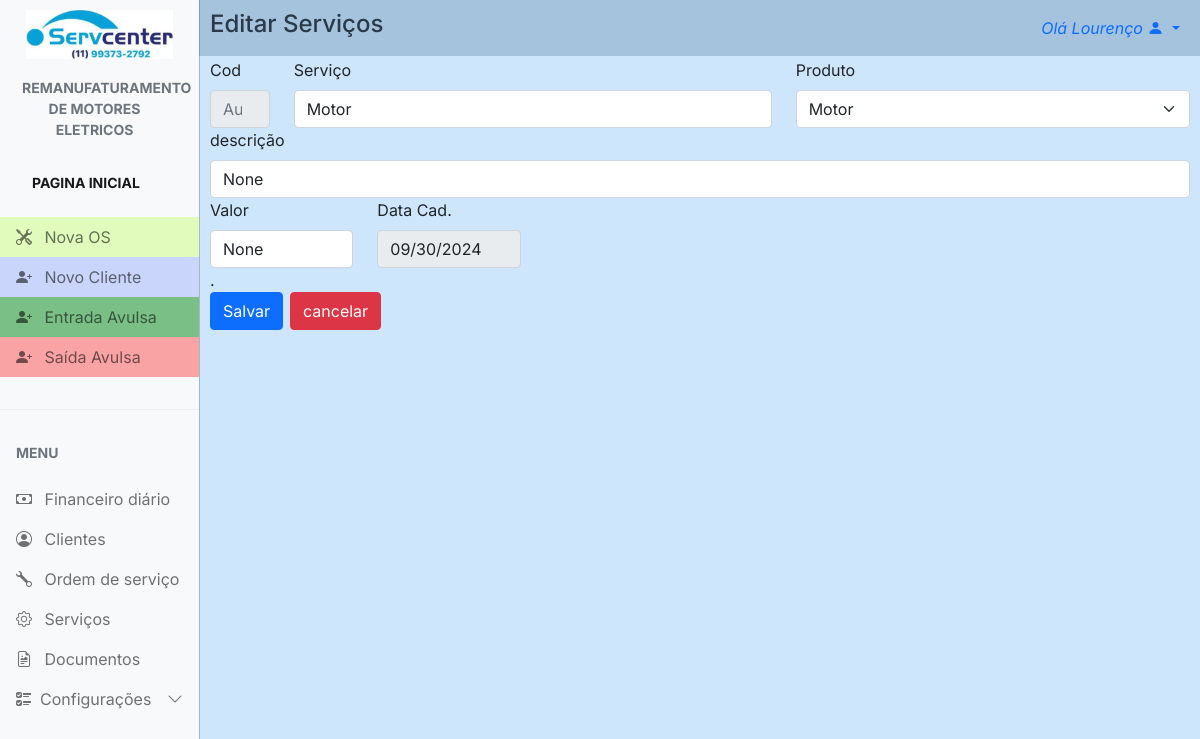
Screenshot of /services/edit_services/1 (signed in) with the database file from the repository.
### config/models.py (models this page shows, shortened)
class Config(models.Model):
    nome_empresa = models.CharField(max_length=100, blank=True, null=True)
    nome_fantasia = models.CharField(max_length=100, blank=True, null=True)
    responsavel = models.CharField(max_length=100, blank=True, null=True)
    atividade = models.CharField(max_length=100, blank=True, null=True)
    cnpj = models.CharField(max_length=20, blank=True, null=True)
    endereco = models.CharField(max_length=100, blank=True, null=True)
    numero = models.CharField(max_length=10, blank=True, null=True)
    bairro = models.CharField(max_length=50, blank=True, null=True)
    cidade = models.CharField(max_length=50, blank=True, null=True)
    estado = models.CharField(max_length=2, blank=True, null=True)
    cep = models.CharField(max_length=10, blank=True, null=True)
    logo1 = models.ImageField(upload_to='logos', blank=True, null=True)
    logo2 = models.ImageField(upload_to='logos', blank=True, null=True)
    obs = models.TextField(blank=True, null=True)
    data = models.DateField(blank=True, null=True)
    telefone = models.CharField(max_length=20, blank=True, null=True)
    whatsapp = models.CharField(max_length=20, blank=True, null=True)

### services/models.py (models this page shows, shortened)
class Services(models.Model):
    cod = models.AutoField(primary_key=True)
    tipo = models.CharField(max_length=20, default="Pessoa Física")
    nome = models.CharField(max_length=50)
    descr = models.CharField(max_length=50, null=True, blank=True)
    valor = models.CharField(max_length=20, null=True, blank=True)
    obs = models.CharField(max_length=50, null=True, blank=True)
    data_cadastro = models.DateField(auto_now_add=True, blank=True)
    foto = models.ImageField(upload_to="foto_cliente", null=True, blank=True)

### services/views.py (the view, shortened to what this page needs)
# urls.py: path('edit_services/<int:cod>', views.edit_services, name="edit_services"),
@login_required
def edit_services(request, cod):
    if request.method == "GET":
        return render(request, 'edit_services.html', {'cod': Services.objects.get(cod=cod).cod,
                                                      'nome': Services.objects.get(cod=cod).nome,
                                                      'tipo': Services.objects.get(cod=cod).tipo,
                                                      'descr': Services.objects.get(cod=cod).descr,
                                                      'valor': Services.objects.get(cod=cod).valor,
                                                      'obs': Services.objects.get(cod=cod).obs,
                                                      'data_cadastro': Services.objects.get(cod=cod).data_cadastro.strftime("%Y-%m-%d"),
                                                      'foto': Services.objects.get(cod=cod).foto, })

### config/context_processors.py (called while the page is built)
def conf(request):
    logo = Config.objects.all().first
    return {'logo': logo}

### servcenter/context_processors.py (called while the page is built)
def project_settings(request):
    config = Config.objects.first()
    return {
        'config': config,
    }

### services/templates/edit_services.html (shortened to what this page needs)
{% extends "main.html" %} {% load static %} {% block 'head' %}
<link rel="stylesheet" href="{% static 'css/main.css' %}" />
<link rel="stylesheet" href="{% static 'clients/css/new_client.css' %}" />
{% endblock %} {% block 'main' %}
<div id="main" class="main">
  <div id="cad_cli_tit">
    <a>Editar Serviços</a>
  </div>
  <form class="row g-6" action="{% url 'edit_services' cod=cod  %}" method="POST">
    <div class="col-md-1">
      <label for="inputCod" class="form-label">Cod</label>
      <input
        type="number"
        readonly
        class="form-control"
        placeholder="Auto"
        name="inputCod"
      />
    </div>
    <div class="col-md-6">
      <label for="inputNome" class="form-label">Serviço</label>
      <input
        type="text"
        class="form-control"
        placeholder="Nome serviço"
        name="inputNome"
        value="{{nome}}"
      />
    </div>
    <div class="col-md-5">
      <label for="inputTipo" class="form-label">Produto</label>
      <select name="inputTipo" class="form-select" value="{{tipo}}">
        <option selected>Motor</option>
      </select>
    </div>
    <div class="col-md-12">
      <label for="inputdescr" class="form-label">descrição</label>
      <input
        type="text"
        class="form-control"
        placeholder="descrição do serviço"
        name="inputdescr"
        value="{{descr}}"
      />
    </div>
    <div class="col-md-2">
      <label for="inputvalor" class="form-label">Valor</label>
      <input
        type="text"
        class="form-control"
        placeholder="somente números"
        name="inputvalor"
        value="{{valor}}"
      />
    </div>
    <div class="col-md-2">
      <label for="imputCad" class="form-label">Data Cad.</label>
      <input type="date" readonly class="form-control" name="input-dataCad" value="{{data_cadastro}}"/>
    </div>
      <a>.</a>
    <div class="col-12">
      <button type="submit" class="btn btn-primary">Salvar</button>
    </div>
  </form>
  <div class="col-1">
    <a href="{% url 'services' %}" id="canc_btn" type="submit" class="btn btn-danger">cancelar</a>
  </div
</div>
{% endblock%}

### templates/main.html (shortened to what this page needs)
{% load static %}
<!DOCTYPE html>
<html lang="en">
  <head>
    <link rel="stylesheet" href="{% static 'css/bootstrap.min.css'%}" />
    <link
      rel="stylesheet"
      href="https://cdn.jsdelivr.net/npm/bootstrap-icons@1.4.1/font/bootstrap-icons.css"
    />
    <link rel="stylesheet" href="{% static 'css/dataTables.bootstrap5.min.css' %}" />
    <link rel="stylesheet" href="{% static 'css/main.css' %}" />
    {% block 'head' %}{% endblock %}
  </head>
  <body>
    <div
      class="offcanvas offcanvas-start sidebar-nav bg-light"
      tabindex="-1"
      id="sidebar"
    >
      <div class="offcanvas-body p-0">
        <nav class="navbar-light">
          <ul class="navbar-nav">
            <li>
              <div class="text-muted small fw-bold text-uppercase px-3">
                <a href="{% url 'dashboard' %}">
                  {% if config.logo1 %}
                    <img id="logo" src="{{ config.logo1.url }}" alt="logo" />
                  {% else %}
                    <p>No logo available</p>
                  {% endif %}
                </a>
              </div>
            </li>
            <li id="tit_motores">
              <a href="{% url 'dashboard' %}" class="nav-link px-3 active">
                <div class="text-muted small fw-bold text-uppercase px-3 mb-3">
                  {{config.atividade}}
                </div>
              </a>
            </li>
            <li>
              <div class="text-muted small fw-bold text-uppercase px-3 mb-3">
                <a href="{% url 'dashboard' %}" class="nav-link px-3 active">Pagina Inicial</a>
              </div>
            </li>
            <li>
              <a id="n_os" href="{% url 'new_work_order' %}" class="nav-link px-3">
                <span class="me-2"><i class="bi bi-tools"></i></span>
                <span>Nova OS</span>
              </a>
            </li>
            <li>
              <a id="n_cli" href="{% url 'new_client' %}" class="nav-link px-3">
                <span class="me-2"><i class="bi bi-person-plus-fill"></i></span>
                <span>Novo Cliente</span>
              </a>
            </li>
            <li>
              <a id="in" href="{% url 'new_finance' %}" class="nav-link px-3">
                <span class="me-2"><i class="bi bi-person-plus-fill"></i></span>
                <span>Entrada Avulsa</span>
              </a>
            </li>
            <li>
              <a id="out" href="{% url 'new_finance_out' %}" class="nav-link px-3">
                <span class="me-2"><i class="bi bi-person-plus-fill"></i></span>
                <span>Saída Avulsa</span>
              </a>
            </li>
            <li class="my-4"><hr class="dropdown-divider bg-light" /></li>
            <li>
              <div class="text-muted small fw-bold text-uppercase px-3 mb-3">
                Menu
              </div>
            </li>
            {% if user.is_superuser %}
              <li>
                  <a href="{% url 'finance' %}" class="nav-link px-3">
                      <span class="me-2"><i class="bi bi-cash"></i></span>
                      <span>Financeiro</span>
                  </a>
              </li>
            {% else %}
                <li>
                    <a href="{% url 'finance' %}" class="nav-link px-3">
                        <span class="me-2"><i class="bi bi-cash"></i></span>
                        <span>Financeiro diário</span>
                    </a>
                </li>
            {% endif %}
            <li>
              <a href="{% url 'clients' %}" class="nav-link px-3">
                <span class="me-2"><i class="bi bi-person-circle"></i></span>
                <span>Clientes</span>
              </a>
            </li>
            <li>
              <a href="{% url 'work_order' %}" class="nav-link px-3">
                <span class="me-2"><i class="bi bi-wrench"></i></span>
                <span>Ordem de serviço</span>
              </a>
            </li>
            <li>
              <a href="{% url 'services' %}" class="nav-link px-3">
                <span class="me-2"><i class="bi bi-gear"></i></span>
                <span>Serviços</span>
              </a>
            </li>
            <li>
              <a href="{% url 'documents' %}" class="nav-link px-3">
                <span class="me-2"><i class="bi bi-file-earmark-richtext"></i></span>
                <span>Documentos</span>
              </a>
            </li>
            <li>
              <a
                class="nav-link px-3 sidebar-link"
                data-bs-toggle="collapse"
                href="#layouts"
              >
                <span class="me-2"><i class="bi bi-ui-checks"></i></span>
                <span>Configurações</span>
                <span class="ms-auto">
                  <span class="right-icon">
                    <i class="bi bi-chevron-down"></i>
                  </span>
                </span>
              </a>
            </li>
          </ul>
        </nav>
      </div>
    </div>
    <nav class="navbar navbar-expand-lg" id="top_nav">
      <div  class="container-fluid">
        <div class="collapse navbar-collapse" id="topNavBar">
          <ul class="navbar-nav">
            <li class="nav-item dropdown">
              <a
                class="nav-link dropdown-toggle ms-2"
                href="#"
                role="button"
                data-bs-toggle="dropdown"
                aria-expanded="false"
              >
                <i>Olá {{request.user.first_name}}</i>
                <i class="bi bi-person-fill"></i>
              </a>
            </li>
          </ul>
        </div>
      </div>
    </nav>
    {% block 'main' %} {% endblock %}
  </body>
</html>

### templates/static/css/main.css (style rules this page uses)
body, button { font-family: "Inter", sans-serif; margin: 0; padding: 0; background: rgba(91, 170, 244, 0.293); }
:root { --offcanvas-width: 200px; --topNavbarHeight: 0px; }
#logo { padding: 10px; max-width: 100%; }
#n_os { background: rgba(172, 255, 47, 0.303); }
#n_cli { background: rgba(47, 95, 255, 0.234); }
#in { background-color: #2a9c3d9c; }
#out { background-color: #fa6c6c9a; }
#tit_motores { text-align: center; margin-left: -10px; }
.sidebar-nav { width: var(--offcanvas-width); }
.sidebar-link { display: flex; align-items: center; }
.sidebar-link .right-icon { display: inline-flex; }
#top_nav { background: rgba(65, 109, 150, 0.293); }
@media (min-width: 992px) { body { overflow: auto !important; } }
@media (min-width: 992px) { .sidebar-nav { -webkit-transform: none; transform: none; visibility: visible !important; height: calc(100% - var(--topNavbarHeight)); top: var(--topNavbarHeight); } }
@media (min-width: 992px) { #cad_cli_tit { margin-top: -50px; } }

### templates/static/clients/css/new_client.css (style rules this page uses)
.main { margin-left: 10px; margin-right: 10px; margin-bottom: 10px; padding: 0; }
#cad_cli_tit a { margin-top: -4px; font-size: 3vh; font-weight: 500; border-radius: 10px; }
#canc_btn { margin-top: -67px; margin-left: 80px; }
@media (min-width: 992px) { .main { margin-left: 210px; margin-right: 10px; } }
@media (min-width: 992px) { #cad_cli_tit { margin-top: -50px; font-size: 3vh; font-weight: 500; border: 0; padding: 0; } }
@media (min-width: 992px) { #canc_btn { margin-top: -65px; margin-left: 80px; } }

### rows the page displays
Config: logo1 (picture), atividade "REMANUFATURAMENTO DE MOTORES ELETRICOS"
Services: inputNome "Motor", inputTipo "Motor"

### other values shown
{{ request.user.first_name }} "Lourenço"
